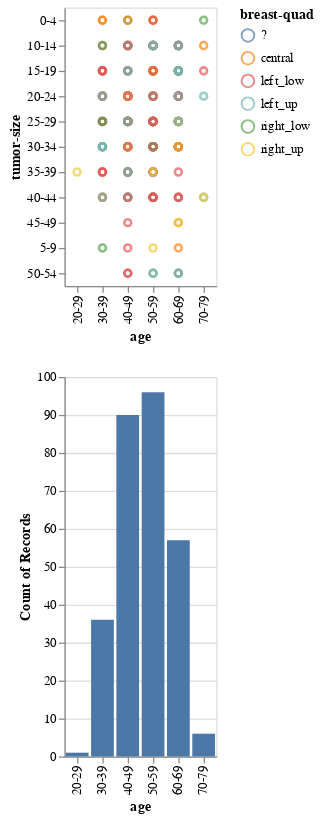

The notebook cell saved with this chart:
### Markdown cell above
In this visualisation we split our graph to six different graphs based on the breast_quad column to have more clear insight. for example based on this visualisation, most patients have tumore in left-low and left-up position and also most of women who have left-low tumor are between the age of 40 to 49 and also the most women who have left-up tumor are between the age of 50 to 59 and 60 to 69. In future, if we have a 46 year-old patient, our initial prediction is that the tumor is in the left-low of her breast.

### Code cell
interval = alt.selection_interval(encodings=["y"])

scatter = alt.Chart(df).mark_point().encode(
    x = "age" ,
    y = "tumor-size" ,
    color = alt.condition(interval, "breast-quad", alt.value("lightgray"))
).properties(
    selection = interval
)

bar = alt.Chart(df).mark_bar().encode(
    x = alt.X("age") ,
    y = "count()"
)

scatter & bar

### Figure 1 — Vega-Lite specification as saved in the notebook (floating-point values rounded to 4 significant figures; data arrays with more than 128 entries replaced by an {"elided": "..."} marker saying what was removed)
{"config": {"view": {"continuousWidth": 400, "continuousHeight": 300}}, "vconcat": [{"mark": "point", "encoding": {"color": {"condition": {"type": "nominal", "field": "breast-quad", "selection": "selector004"}, "value": "lightgray"}, "x": {"type": "nominal", "field": "age"}, "y": {"type": "nominal", "field": "tumor-size"}}, "selection": {"selector004": {"type": "interval", "encodings": ["y"]}}}, {"mark": "bar", "encoding": {"x": {"type": "nominal", "field": "age"}, "y": {"type": "quantitative", "aggregate": "count"}}}], "data": {"name": "data-b9af3c7986ad23aec6821fde2ccb71ef"}, "$schema": "https://vega.github.io/schema/vega-lite/v4.8.1.json", "datasets": {"data-b9af3c7986ad23aec6821fde2ccb71ef": {"elided": "286 records"}}}
